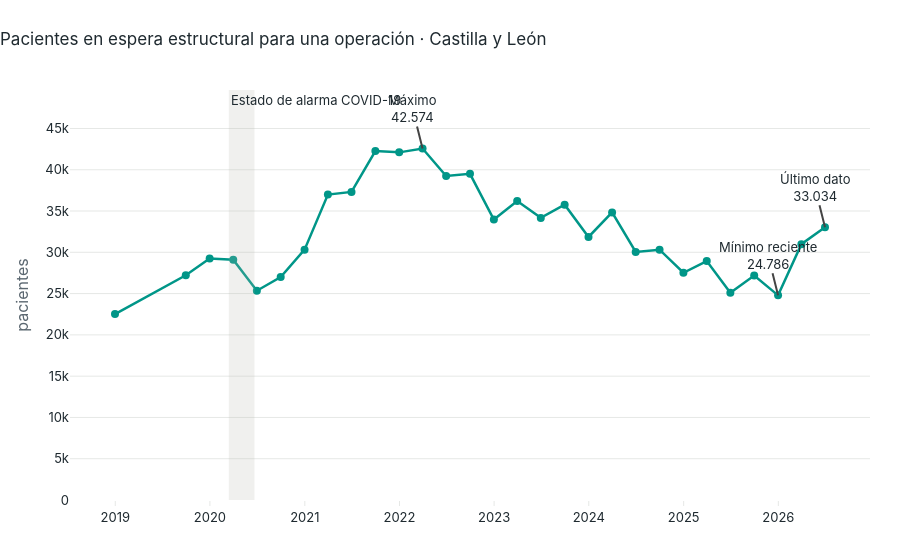

The code cell stored with this chart in its notebook:
### Code cell
pico = region.loc[region["pacientes_estructurales"].idxmax()]
minimo = region[region["fecha"] > "2023-01-01"].loc[lambda d: d["pacientes_estructurales"].idxmin()]
actual = region.iloc[-1]

fig = go.Figure()
fig.add_scatter(x=region["fecha"], y=region["pacientes_estructurales"], mode="lines+markers",
                name="Pacientes en espera estructural", line_color=PRINCIPAL,
                hovertemplate="%{y:,.0f} pacientes<extra></extra>")
fig.add_vrect(x0="2020-03-14", x1="2020-06-21", fillcolor=CONTEXTO, opacity=0.2, line_width=0,
              annotation_text="Estado de alarma COVID-19", annotation_position="top left")
for punto, texto in [(pico, "Máximo"), (minimo, "Mínimo reciente"), (actual, "Último dato")]:
    fig.add_annotation(x=punto["fecha"], y=punto["pacientes_estructurales"],
                       text=f"{texto}<br>{punto['pacientes_estructurales']:,.0f}".replace(",", "."),
                       showarrow=True, arrowhead=0, ay=-40)
fig.update_layout(title="Pacientes en espera estructural para una operación · Castilla y León",
                  yaxis_title="pacientes", yaxis_rangemode="tozero", showlegend=False,
                  separators=",.")
fig.show()

### Figure 1 — Plotly figure (JSON) as saved in the notebook; plotly's stock layout.template omitted (floating-point values rounded to 4 significant figures)
{"data": [{"hovertemplate": "%{y:,.0f} pacientes<extra></extra>", "line": {"color": "#009688"}, "mode": "lines+markers", "name": "Pacientes en espera estructural", "type": "scatter", "x": ["2018-12-31T00:00:00.000000", "2019-09-30T00:00:00.000000", "2019-12-31T00:00:00.000000", "2020-03-31T00:00:00.000000", "2020-06-30T00:00:00.000000", "2020-09-30T00:00:00.000000", "2020-12-31T00:00:00.000000", "2021-03-31T00:00:00.000000", "2021-06-30T00:00:00.000000", "2021-09-30T00:00:00.000000", "2021-12-31T00:00:00.000000", "2022-03-31T00:00:00.000000", "2022-06-30T00:00:00.000000", "2022-09-30T00:00:00.000000", "2022-12-31T00:00:00.000000", "2023-03-31T00:00:00.000000", "2023-06-30T00:00:00.000000", "2023-09-30T00:00:00.000000", "2023-12-31T00:00:00.000000", "2024-03-31T00:00:00.000000", "2024-06-30T00:00:00.000000", "2024-09-30T00:00:00.000000", "2024-12-31T00:00:00.000000", "2025-03-31T00:00:00.000000", "2025-06-30T00:00:00.000000", "2025-09-30T00:00:00.000000", "2025-12-31T00:00:00.000000", "2026-03-31T00:00:00.000000", "2026-06-30T00:00:00.000000"], "y": [22524, 27224, 29263, 29106, 25347, 27000, 30322, 36996, 37319, 42263, 42107, 42574, 39242, 39503, 33967, 36213, 34169, 35768, 31856, 34834, 30038, 30315, 27525, 28935, 25107, 27179, 24786, 30984, 33034]}], "layout": {"annotations": [{"showarrow": false, "text": "Estado de alarma COVID-19", "x": "2020-03-14", "xanchor": "left", "xref": "x", "y": 1, "yanchor": "top", "yref": "y domain"}, {"arrowhead": 0, "ay": -40, "showarrow": true, "text": "Máximo<br>42.574", "x": "2022-03-31T00:00:00", "y": 42574}, {"arrowhead": 0, "ay": -40, "showarrow": true, "text": "Mínimo reciente<br>24.786", "x": "2025-12-31T00:00:00", "y": 24786}, {"arrowhead": 0, "ay": -40, "showarrow": true, "text": "Último dato<br>33.034", "x": "2026-06-30T00:00:00", "y": 33034}], "separators": ",.", "shapes": [{"fillcolor": "#b4b2ab", "line": {"width": 0}, "opacity": 0.2, "type": "rect", "x0": "2020-03-14", "x1": "2020-06-21", "xref": "x", "y0": 0, "y1": 1, "yref": "y domain"}], "showlegend": false, "title": {"text": "Pacientes en espera estructural para una operación · Castilla y León"}, "yaxis": {"rangemode": "tozero", "title": {"text": "pacientes"}}}}
